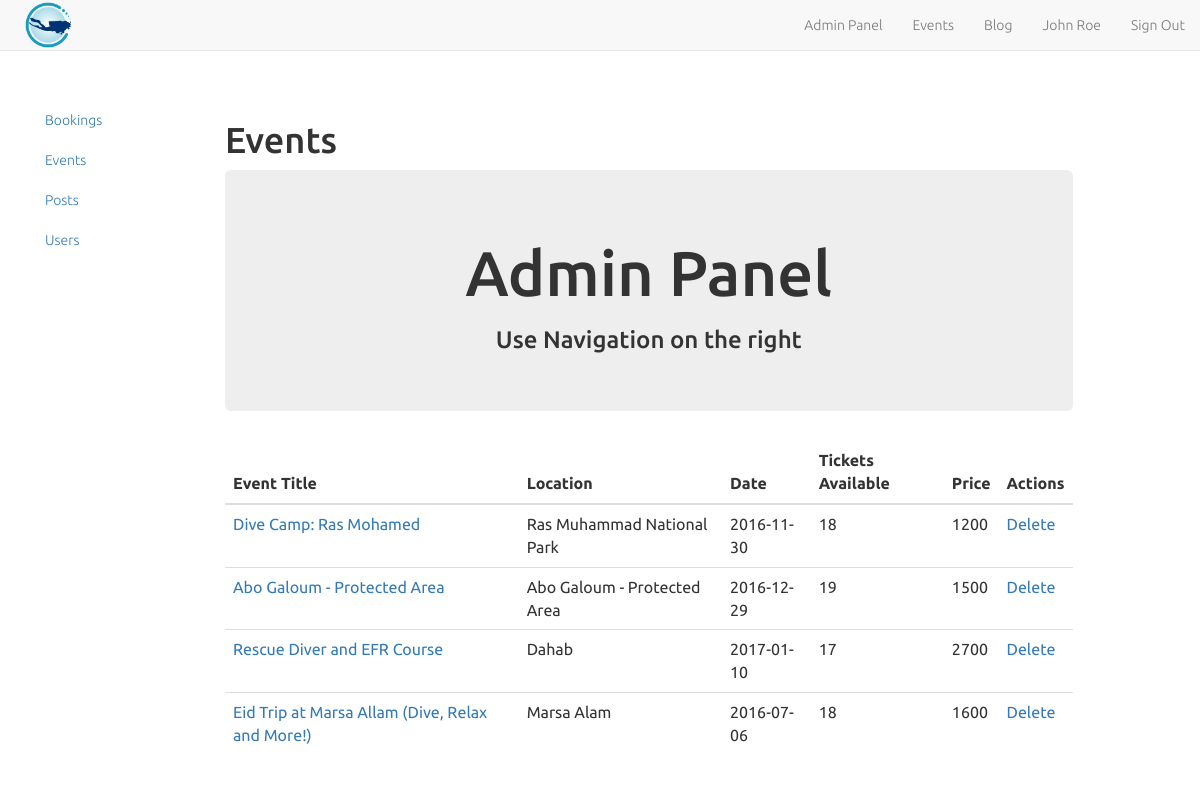
Screenshot of /admin/dashboard.php?p=events (signed in) with the database file from the repository.
### tables this page shows
CREATE TABLE `events` (
  `event_id` int(11) NOT NULL,
  `title` varchar(255) NOT NULL,
  `details` text NOT NULL,
  `location` varchar(255) NOT NULL,
  `date` date NOT NULL,
  `tickets_available` int(11) DEFAULT NULL,
  `price` int(11) DEFAULT NULL,
  `payment_method` varchar(255) DEFAULT 'Cash',
  `created_at` timestamp NOT NULL DEFAULT CURRENT_TIMESTAMP
);

### admin/events.php (the view)
<h1>Events</h1>
<?php
try {
  $stmt = $conn->prepare('SELECT * FROM events');
  $stmt->execute();
  $result = $stmt->fetchAll();
  echo '<table class="table">
        <thead>
        <tr>
        <th>Event Title</th>
        <th>Location</th>
        <th>Date</th>
        <th>Tickets Available</th>
        <th>Price</th>
        <th>Actions</th>
        </tr>
        </thead>
        <tbody>';
    foreach( $result as $row ) {
          echo '<tr>';
          echo '<td><a href="../events/show.php?id='.$row['event_id'].'">'.$row['title'].'</a></td>';
          echo '<td>'.$row['location'].'</td>';
          echo '<td>'.$row['date'].'</td>';
          echo '<td>'.$row['tickets_available'].'</td>';
          echo '<td>'.$row['price'].'</td>';
          echo '<td><a href="../events/detroy.php?id='.$row['event_id'].'">Delete</a></td>';
          echo '</tr>';
        }
      } catch (PDOException $e) {
              echo $e->getMessage();
          }
  ?>

### rows the page displays
events: title "Dive Camp: Ras Mohamed", location "Ras Muhammad National Park", date "2016-11-30", tickets_available "18", price "1200"
events: title "Abo Galoum - Protected Area", location "Abo Galoum - Protected Area", date "2016-12-29", tickets_available "19", price "1500"
events: title "Rescue Diver and EFR Course", location "Dahab", date "2017-01-10", tickets_available "17", price "2700"
events: title "Eid Trip at Marsa Allam (Dive, Relax and More!)", location "Marsa Alam", date "2016-07-06", tickets_available "18", price "1600"

### other values shown
$_SESSION['name'] "John Roe"
